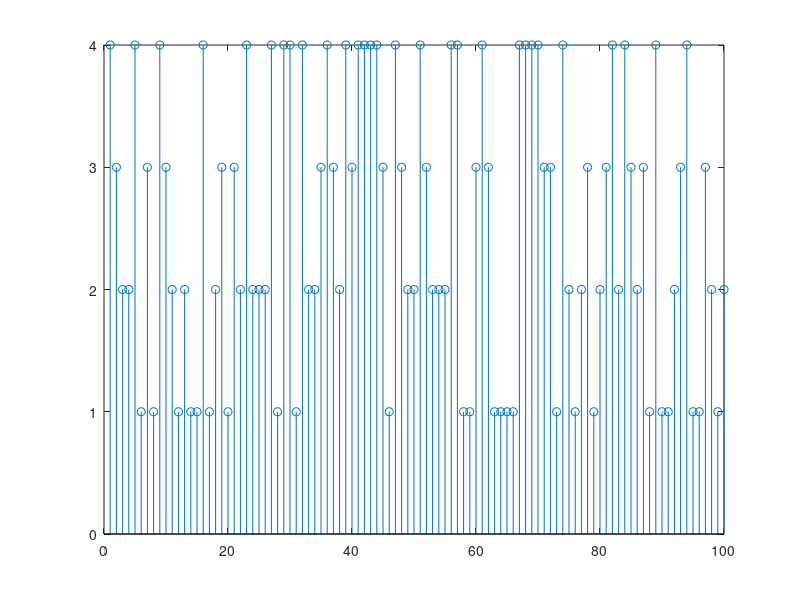

Source code (MATLAB):
function [ rf ] = p5()
	r = rand(1,1000);
    rf = [];
     
    for i = 1:1000
        if(r(1,i) <= 0.25)
            rf = [rf 1];
        elseif(r(1,i) <= 0.5)
            rf = [rf 2];
        elseif(r(1,i) <= 0.75)
            rf = [rf 3];
        else
            rf = [rf 4];         
        end
    end     
    close all;       
    stem(rf(1,1:100));
end